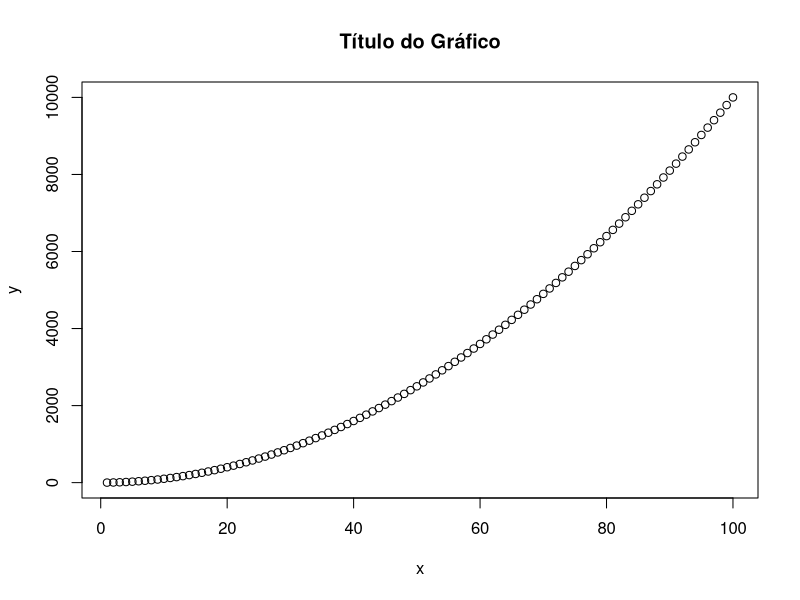

Write R code to recreate this figure.
## ---- chunk 1
print("Hello, World!")
## ---- chunk 2
print("Hello, World!")
## ---- chunk 3
# Seu código R aqui
x <- 1:100
y <- x^2
plot(x, y, main = "Título do Gráfico")
